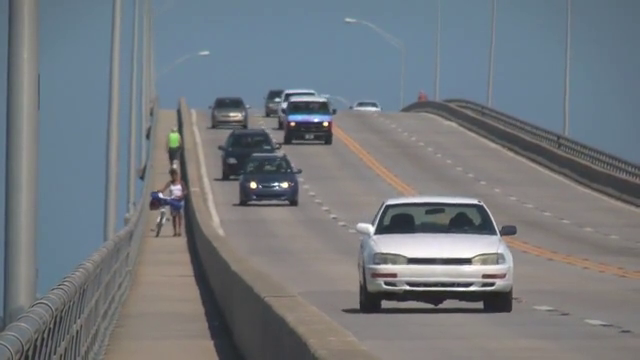
#> input picture frame 91 of img/slow_traffic_small.mp4, 640 x 360 px, given in place of vtest.avi, which was not available
$ python ImageDenoising2.py
#> lines starting #> are read from the running program, lines starting #| are printed output that depends on the picture; pictures that were not available may be replaced by others from this repository, and a replacement may not be noted
import numpy as np
import cv2 as cv
from matplotlib import pyplot as plt

cap = cv.VideoCapture("../img/vtest.avi")

# a list of first 5 frames
img = [cap.read()[1][:200, :200] for _ in range(5)]
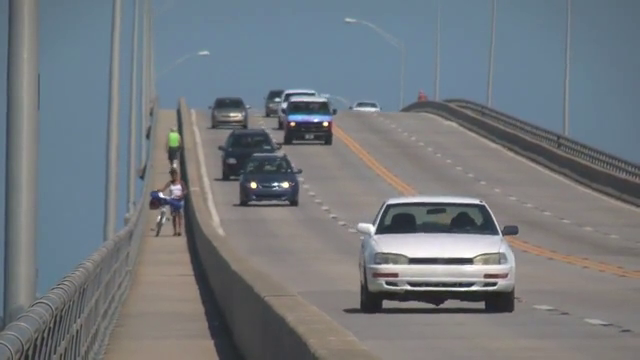
#> input picture frame 92 of img/slow_traffic_small.mp4, 640 x 360 px, given in place of vtest.avi, which was not available
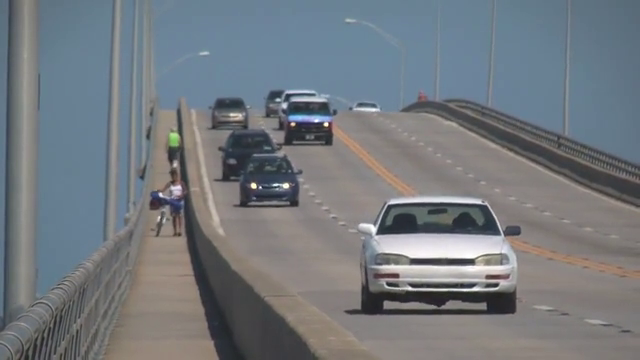
#> input picture frame 93 of img/slow_traffic_small.mp4, 640 x 360 px, given in place of vtest.avi, which was not available
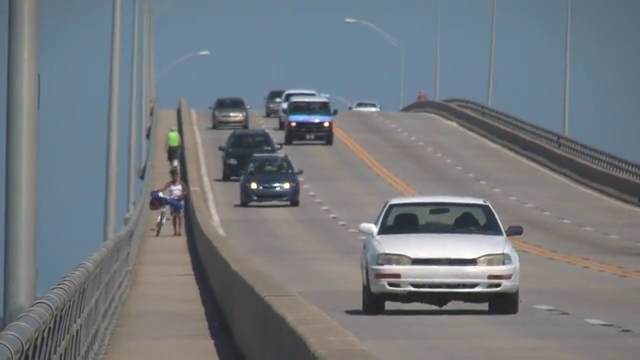
#> input picture frame 94 of img/slow_traffic_small.mp4, 640 x 360 px, given in place of vtest.avi, which was not available
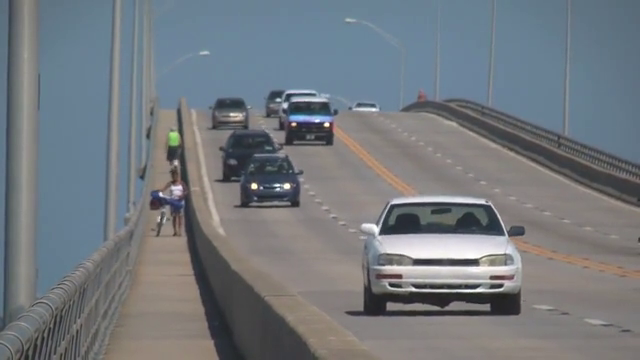
#> input picture frame 95 of img/slow_traffic_small.mp4, 640 x 360 px, given in place of vtest.avi, which was not available
#> img = 5 items
grayed = [cv.cvtColor(i, cv.COLOR_BGR2GRAY) for i in img]
#> grayed = 5 items
gray = [np.float64(i) for i in grayed]
#> gray = 5 items
noise = np.random.randn(*gray[1].shape)*10 # gray[1].shape=(576, 768), *gray[1].shape=576, 768
noisy = [i+noise for i in gray]
#> noisy = 5 items
noisy = [np.uint8(np.clip(i, 0, 255)) for i in noisy]

# the second argument means which frame we need to denoise
# the third argument means how many nearby images we use to help denoise
dst = cv.fastNlMeansDenoisingMulti(noisy, 2, 5, None, 6, 11, 35)
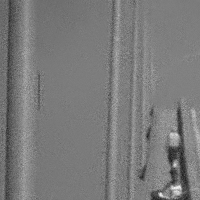
#> dst: shape (200, 200); min 25, max 240, mean 122.3

result = np.vstack((grayed[2], noisy[2], dst))
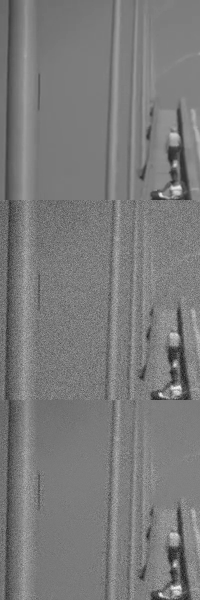
#> result: shape (600, 200); min 24, max 241, mean 122.5
plt.imshow(result, cmap='gray')
plt.show()
plt.xticks([]), plt.yticks([])

cap.release()

$ run again, starting later in the video
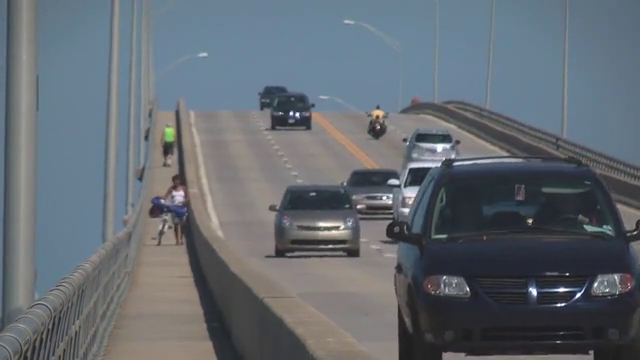
#> input picture frame 411 of img/slow_traffic_small.mp4, 640 x 360 px, given in place of vtest.avi, which was not available
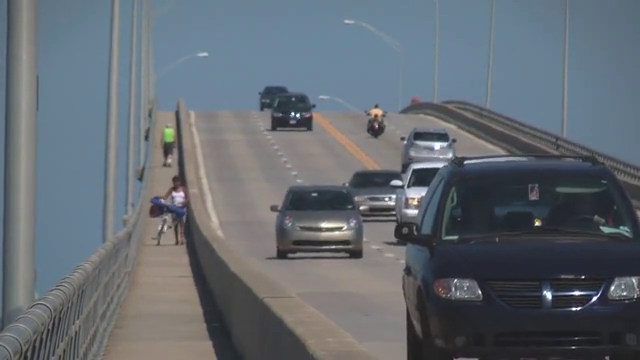
#> input picture frame 415 of img/slow_traffic_small.mp4, 640 x 360 px, given in place of vtest.avi, which was not available
#> img = 5 items
#> `result = np.vstack((grayed[2], noisy[2], dst))`:
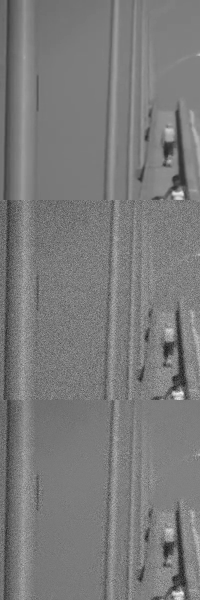
#> result: shape (600, 200); min 22, max 241, mean 122.7

$ run again, starting later in the video
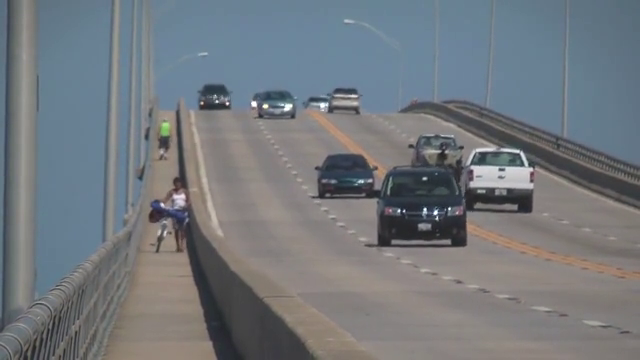
#> input picture frame 731 of img/slow_traffic_small.mp4, 640 x 360 px, given in place of vtest.avi, which was not available
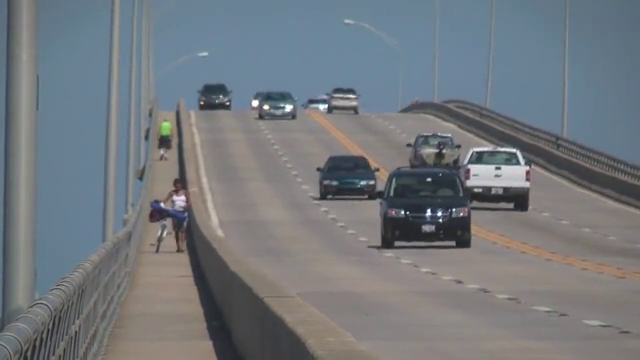
#> input picture frame 735 of img/slow_traffic_small.mp4, 640 x 360 px, given in place of vtest.avi, which was not available
#> img = 5 items
#> `result = np.vstack((grayed[2], noisy[2], dst))`:
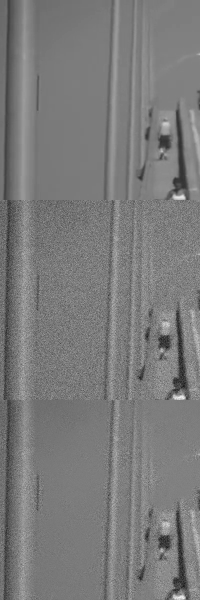
#> result: shape (600, 200); min 22, max 241, mean 122.7
